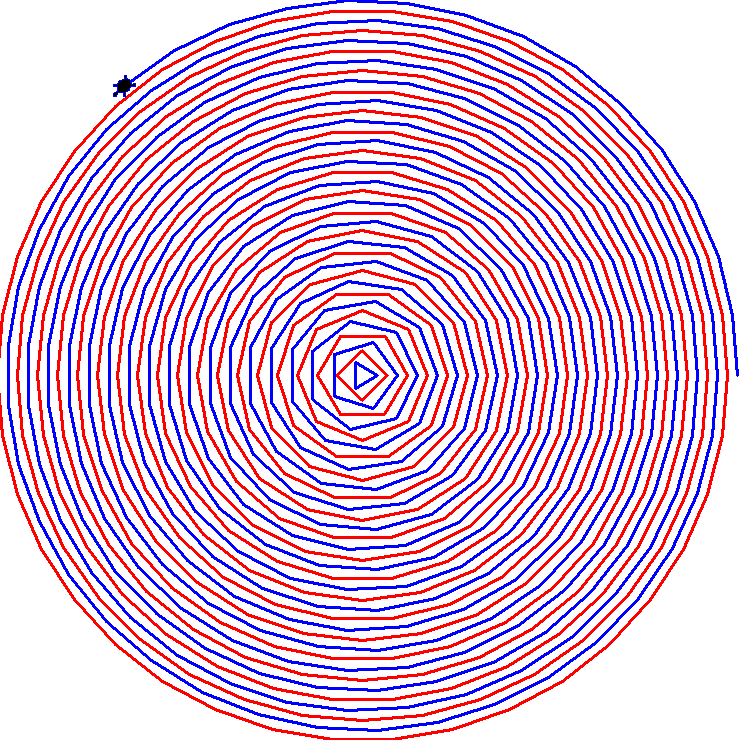

Here is the Python script that generated this plot:
import turtle
import math

colors = ["blue","red"]
r = 15
n = 3
x = 0

p = turtle.Pen()
p.shape("turtle")
p.width(3)

while True:
    for j in range(len(colors)):
        p.pencolor(colors[j])
        for i in range(n):
            if i == 0:
                p.left((360-((n-2)*180/n))/2)
                
            else:
                p.left(360/n)    
            p.forward(2*r*math.sin(math.pi/n))
        r += 10
        n += 1
        x += 10
        p.penup()
        p.goto(x, 0)
        p.pendown()
        p.setheading(0)
